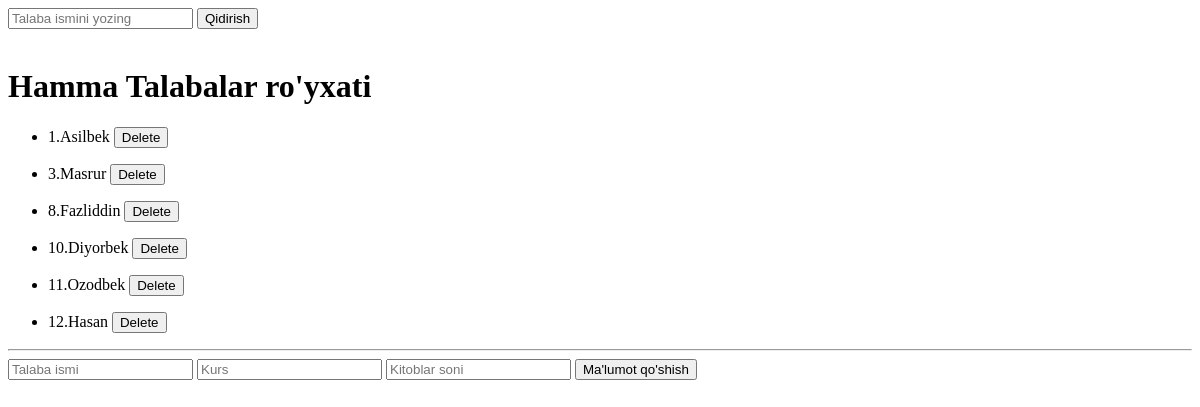
/students/, run on an earlier commit of the app's database.
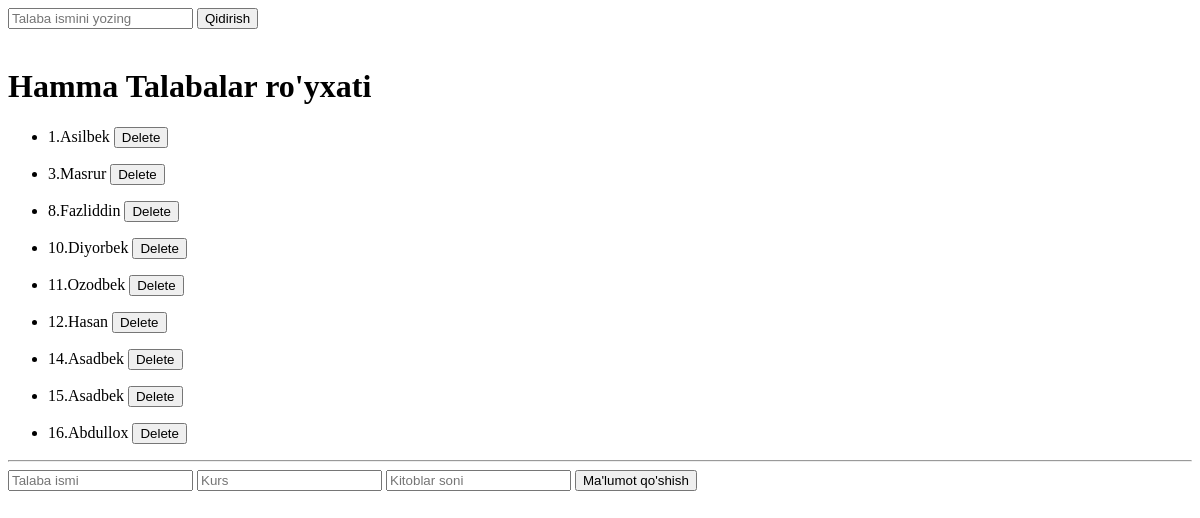
And on a later commit of the database.
### Asosiy/models.py (models this page shows, shortened)
class Talaba(models.Model):
    ism=models.CharField(max_length=20)
    kurs=models.PositiveIntegerField()
    kitob_soni=models.PositiveIntegerField()

### Asosiy/views.py (the view, shortened to what this page needs)
# urls.py: path('students/', all_students),
def all_students(request):
    natija=Talaba.objects.all()
    kiritilgan_ismi=request.GET.get("ismi")
    if kiritilgan_ismi is not None:
        natija=Talaba.objects.filter(ism__contains=kiritilgan_ismi)
    data={
        "students":natija
    }
    return render(request, "Students.html", data)

### templates/Students.html (shortened to what this page needs)
<!DOCTYPE html>
<html lang="en">
<head>
</head>
<body>
    <form method="get">
        <input name="ismi" type="text" placeholder="Talaba ismini yozing">
        <button>Qidirish</button>
    </form>
    <br>
    <h1>Hamma Talabalar ro'yxati</h1>
    {%for student in students %}
    <ul>
        <li>
            {{student.id}}.{{student.ism}}             <a href="/talaba_ochir/{{student.id}}"><button>Delete</button></a>
        </li>
    </ul>
    {%endfor%}
    <hr>
    <form method="post">{% csrf_token %}
        <input type="text" name="ismi" placeholder="Talaba ismi">
        <input type="number" name="k" placeholder="Kurs">
        <input type="number" name="k_soni" placeholder="Kitoblar soni">
        <button >Ma'lumot qo'shish</button>
    </form>
</body>
</html>

What changed in the data, as far as the page shows it:
added Talaba: id "14", ism "Asadbek"
added Talaba: id "15", ism "Asadbek"
added Talaba: id "16", ism "Abdullox"
